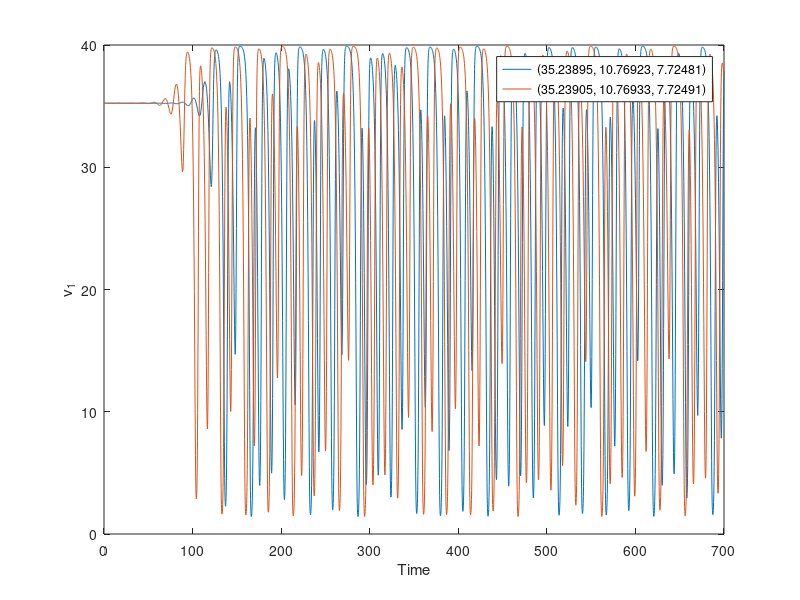
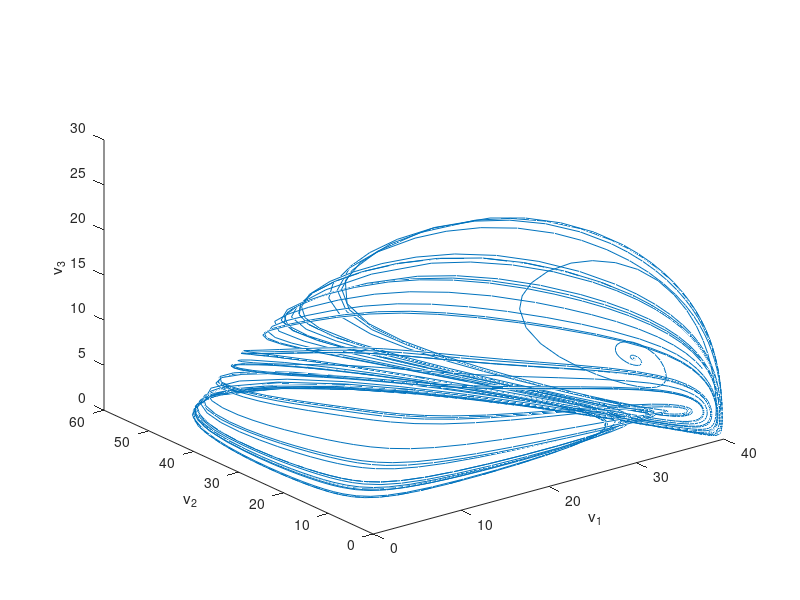

Source code (MATLAB) for these figures, in order:
clc;
clear all;
close all;

tspan = 0:0.01:1000;
x0 = [35.23895, 10.76923, 7.72481];
x1 = [35.23905, 10.76933, 7.72491];
a0 = 2; a1 = 1; b0 = 0.05; c3 = 0.7; w0 = 1; w1= 2; w2 = 1.5; w3 = 2; d0 = 10; d1 = 10; d2 = 10; d3 = 20;
fearo = @(t,v) [a0*v(1) - b0*v(1)^2 - w0*v(1)*v(2)/(d0+v(1));
        w1*v(1)*v(2)/(d1+v(1)) - w2*v(2)*v(3)/(d2+v(2)) - a1*v(2);
        -c3*v(3) + w3*v(2)*v(3)/(d3+v(2))];
[t, v] = ode45(fearo, [0 500], x0);

figure(1)
[t, v] = ode45(fearo, [0 700], x0);
plot(t,v(:,1),'Linewidth',0.6 )
hold on
[t, v1] = ode45(fearo, [0 700], x1);
plot(t,v1(:,1),'Linewidth',0.6 )
legend('(35.23895, 10.76923, 7.72481)','(35.23905, 10.76933, 7.72491)')
xlabel('Time')
ylabel('v_1') 

figure(2)
plot3(v(:,1),v(:,2),v(:,3),'Linewidth',0.7 )
xlabel('v_1')
ylabel('v_2')
zlabel('v_3')
